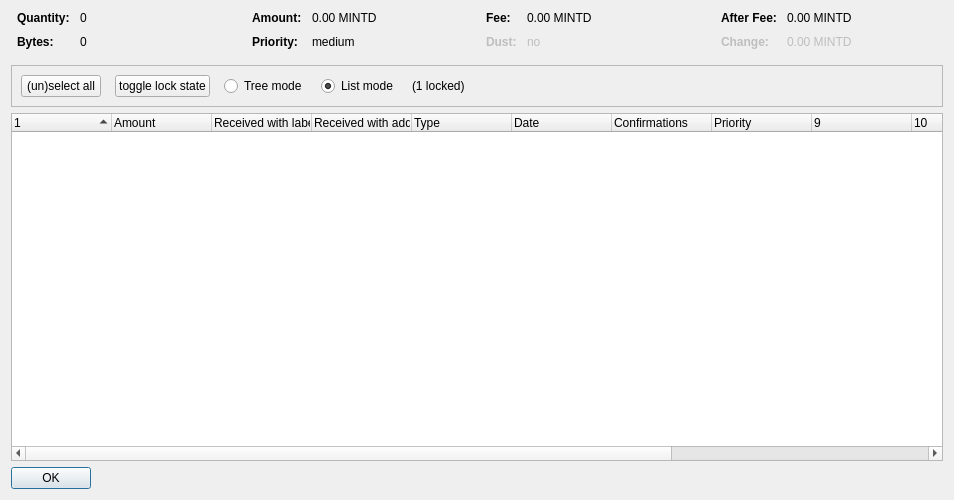
<?xml version="1.0" encoding="UTF-8"?>
<ui version="4.0">
 <class>CoinControlDialog</class>
 <widget class="QDialog" name="CoinControlDialog">
  <property name="geometry">
   <rect>
    <x>0</x>
    <y>0</y>
    <width>954</width>
    <height>500</height>
   </rect>
  </property>
  <property name="windowTitle">
   <string>Coin Selection</string>
  </property>
  <layout class="QVBoxLayout" name="verticalLayout">
   <item>
    <layout class="QHBoxLayout" name="horizontalLayoutTop" stretch="0,0,0,0">
     <property name="topMargin">
      <number>0</number>
     </property>
     <property name="bottomMargin">
      <number>10</number>
     </property>
     <item>
      <layout class="QFormLayout" name="formLayoutCoinControl1">
       <property name="horizontalSpacing">
        <number>10</number>
       </property>
       <property name="verticalSpacing">
        <number>10</number>
       </property>
       <property name="leftMargin">
        <number>6</number>
       </property>
       <property name="rightMargin">
        <number>6</number>
       </property>
       <item row="0" column="0">
        <widget class="QLabel" name="labelCoinControlQuantityText">
         <property name="font">
          <font>
           <weight>75</weight>
           <bold>true</bold>
          </font>
         </property>
         <property name="text">
          <string>Quantity:</string>
         </property>
        </widget>
       </item>
       <item row="0" column="1">
        <widget class="QLabel" name="labelCoinControlQuantity">
         <property name="cursor">
          <cursorShape>IBeamCursor</cursorShape>
         </property>
         <property name="contextMenuPolicy">
          <enum>Qt::ActionsContextMenu</enum>
         </property>
         <property name="text">
          <string notr="true">0</string>
         </property>
         <property name="textInteractionFlags">
          <set>Qt::LinksAccessibleByMouse|Qt::TextSelectableByKeyboard|Qt::TextSelectableByMouse</set>
         </property>
        </widget>
       </item>
       <item row="1" column="0">
        <widget class="QLabel" name="labelCoinControlBytesText">
         <property name="font">
          <font>
           <weight>75</weight>
           <bold>true</bold>
          </font>
         </property>
         <property name="text">
          <string>Bytes:</string>
         </property>
        </widget>
       </item>
       <item row="1" column="1">
        <widget class="QLabel" name="labelCoinControlBytes">
         <property name="cursor">
          <cursorShape>IBeamCursor</cursorShape>
         </property>
         <property name="contextMenuPolicy">
          <enum>Qt::ActionsContextMenu</enum>
         </property>
         <property name="text">
          <string notr="true">0</string>
         </property>
         <property name="textInteractionFlags">
          <set>Qt::LinksAccessibleByMouse|Qt::TextSelectableByKeyboard|Qt::TextSelectableByMouse</set>
         </property>
        </widget>
       </item>
      </layout>
     </item>
     <item>
      <layout class="QFormLayout" name="formLayoutCoinControl2">
       <property name="horizontalSpacing">
        <number>10</number>
       </property>
       <property name="verticalSpacing">
        <number>10</number>
       </property>
       <property name="leftMargin">
        <number>6</number>
       </property>
       <property name="rightMargin">
        <number>6</number>
       </property>
       <item row="0" column="0">
        <widget class="QLabel" name="labelCoinControlAmountText">
         <property name="font">
          <font>
           <weight>75</weight>
           <bold>true</bold>
          </font>
         </property>
         <property name="text">
          <string>Amount:</string>
         </property>
        </widget>
       </item>
       <item row="0" column="1">
        <widget class="QLabel" name="labelCoinControlAmount">
         <property name="cursor">
          <cursorShape>IBeamCursor</cursorShape>
         </property>
         <property name="contextMenuPolicy">
          <enum>Qt::ActionsContextMenu</enum>
         </property>
         <property name="text">
          <string notr="true">0.00 MINTD</string>
         </property>
         <property name="textInteractionFlags">
          <set>Qt::LinksAccessibleByMouse|Qt::TextSelectableByKeyboard|Qt::TextSelectableByMouse</set>
         </property>
        </widget>
       </item>
       <item row="1" column="0">
        <widget class="QLabel" name="labelCoinControlPriorityText">
         <property name="font">
          <font>
           <weight>75</weight>
           <bold>true</bold>
          </font>
         </property>
         <property name="text">
          <string>Priority:</string>
         </property>
        </widget>
       </item>
       <item row="1" column="1">
        <widget class="QLabel" name="labelCoinControlPriority">
         <property name="cursor">
          <cursorShape>IBeamCursor</cursorShape>
         </property>
         <property name="contextMenuPolicy">
          <enum>Qt::ActionsContextMenu</enum>
         </property>
         <property name="text">
          <string>medium</string>
         </property>
         <property name="textInteractionFlags">
          <set>Qt::LinksAccessibleByMouse|Qt::TextSelectableByKeyboard|Qt::TextSelectableByMouse</set>
         </property>
        </widget>
       </item>
      </layout>
     </item>
     <item>
      <layout class="QFormLayout" name="formLayoutCoinControl3">
       <property name="horizontalSpacing">
        <number>10</number>
       </property>
       <property name="verticalSpacing">
        <number>10</number>
       </property>
       <property name="leftMargin">
        <number>6</number>
       </property>
       <property name="rightMargin">
        <number>6</number>
       </property>
       <item row="0" column="0">
        <widget class="QLabel" name="labelCoinControlFeeText">
         <property name="font">
          <font>
           <weight>75</weight>
           <bold>true</bold>
          </font>
         </property>
         <property name="text">
          <string>Fee:</string>
         </property>
        </widget>
       </item>
       <item row="0" column="1">
        <widget class="QLabel" name="labelCoinControlFee">
         <property name="cursor">
          <cursorShape>IBeamCursor</cursorShape>
         </property>
         <property name="contextMenuPolicy">
          <enum>Qt::ActionsContextMenu</enum>
         </property>
         <property name="text">
          <string notr="true">0.00 MINTD</string>
         </property>
         <property name="textInteractionFlags">
          <set>Qt::LinksAccessibleByMouse|Qt::TextSelectableByKeyboard|Qt::TextSelectableByMouse</set>
         </property>
        </widget>
       </item>
       <item row="1" column="0">
        <widget class="QLabel" name="labelCoinControlLowOutputText">
         <property name="enabled">
          <bool>false</bool>
         </property>
         <property name="font">
          <font>
           <weight>75</weight>
           <bold>true</bold>
          </font>
         </property>
         <property name="text">
          <string>Dust:</string>
         </property>
        </widget>
       </item>
       <item row="1" column="1">
        <widget class="QLabel" name="labelCoinControlLowOutput">
         <property name="enabled">
          <bool>false</bool>
         </property>
         <property name="cursor">
          <cursorShape>IBeamCursor</cursorShape>
         </property>
         <property name="contextMenuPolicy">
          <enum>Qt::ActionsContextMenu</enum>
         </property>
         <property name="text">
          <string>no</string>
         </property>
         <property name="textInteractionFlags">
          <set>Qt::LinksAccessibleByMouse|Qt::TextSelectableByKeyboard|Qt::TextSelectableByMouse</set>
         </property>
        </widget>
       </item>
      </layout>
     </item>
     <item>
      <layout class="QFormLayout" name="formLayoutCoinControl4">
       <property name="horizontalSpacing">
        <number>10</number>
       </property>
       <property name="verticalSpacing">
        <number>10</number>
       </property>
       <property name="leftMargin">
        <number>6</number>
       </property>
       <property name="rightMargin">
        <number>6</number>
       </property>
       <item row="0" column="0">
        <widget class="QLabel" name="labelCoinControlAfterFeeText">
         <property name="font">
          <font>
           <weight>75</weight>
           <bold>true</bold>
          </font>
         </property>
         <property name="text">
          <string>After Fee:</string>
         </property>
        </widget>
       </item>
       <item row="0" column="1">
        <widget class="QLabel" name="labelCoinControlAfterFee">
         <property name="cursor">
          <cursorShape>IBeamCursor</cursorShape>
         </property>
         <property name="contextMenuPolicy">
          <enum>Qt::ActionsContextMenu</enum>
         </property>
         <property name="text">
          <string notr="true">0.00 MINTD</string>
         </property>
         <property name="textInteractionFlags">
          <set>Qt::LinksAccessibleByMouse|Qt::TextSelectableByKeyboard|Qt::TextSelectableByMouse</set>
         </property>
        </widget>
       </item>
       <item row="1" column="0">
        <widget class="QLabel" name="labelCoinControlChangeText">
         <property name="enabled">
          <bool>false</bool>
         </property>
         <property name="font">
          <font>
           <weight>75</weight>
           <bold>true</bold>
          </font>
         </property>
         <property name="text">
          <string>Change:</string>
         </property>
        </widget>
       </item>
       <item row="1" column="1">
        <widget class="QLabel" name="labelCoinControlChange">
         <property name="enabled">
          <bool>false</bool>
         </property>
         <property name="cursor">
          <cursorShape>IBeamCursor</cursorShape>
         </property>
         <property name="contextMenuPolicy">
          <enum>Qt::ActionsContextMenu</enum>
         </property>
         <property name="text">
          <string notr="true">0.00 MINTD</string>
         </property>
         <property name="textInteractionFlags">
          <set>Qt::LinksAccessibleByMouse|Qt::TextSelectableByKeyboard|Qt::TextSelectableByMouse</set>
         </property>
        </widget>
       </item>
      </layout>
     </item>
    </layout>
   </item>
   <item>
    <widget class="QFrame" name="frame">
     <property name="minimumSize">
      <size>
       <width>0</width>
       <height>40</height>
      </size>
     </property>
     <property name="frameShape">
      <enum>QFrame::StyledPanel</enum>
     </property>
     <property name="frameShadow">
      <enum>QFrame::Sunken</enum>
     </property>
     <layout class="QHBoxLayout" name="horizontalLayout">
      <item>
       <layout class="QHBoxLayout" name="horizontalLayoutPanel" stretch="0,0,0,0,0,0">
        <property name="spacing">
         <number>14</number>
        </property>
        <item>
         <widget class="QPushButton" name="pushButtonSelectAll">
          <property name="sizePolicy">
           <sizepolicy hsizetype="Maximum" vsizetype="Fixed">
            <horstretch>0</horstretch>
            <verstretch>0</verstretch>
           </sizepolicy>
          </property>
          <property name="text">
           <string>(un)select all</string>
          </property>
          <property name="autoDefault">
           <bool>false</bool>
          </property>
         </widget>
        </item>
        <item>
         <widget class="QPushButton" name="pushButtonToggleLock">
          <property name="sizePolicy">
           <sizepolicy hsizetype="Maximum" vsizetype="Fixed">
            <horstretch>0</horstretch>
            <verstretch>0</verstretch>
           </sizepolicy>
          </property>
          <property name="text">
           <string>toggle lock state</string>
          </property>
          <property name="autoDefault">
           <bool>false</bool>
          </property>
         </widget>
        </item>
        <item>
         <widget class="QRadioButton" name="radioTreeMode">
          <property name="sizePolicy">
           <sizepolicy hsizetype="Maximum" vsizetype="Fixed">
            <horstretch>0</horstretch>
            <verstretch>0</verstretch>
           </sizepolicy>
          </property>
          <property name="text">
           <string>Tree mode</string>
          </property>
         </widget>
        </item>
        <item>
         <widget class="QRadioButton" name="radioListMode">
          <property name="sizePolicy">
           <sizepolicy hsizetype="Maximum" vsizetype="Fixed">
            <horstretch>0</horstretch>
            <verstretch>0</verstretch>
           </sizepolicy>
          </property>
          <property name="text">
           <string>List mode</string>
          </property>
          <property name="checked">
           <bool>true</bool>
          </property>
         </widget>
        </item>
        <item>
         <widget class="QLabel" name="labelLocked">
          <property name="text">
           <string>(1 locked)</string>
          </property>
         </widget>
        </item>
        <item>
         <spacer name="horizontalSpacer">
          <property name="orientation">
           <enum>Qt::Horizontal</enum>
          </property>
          <property name="sizeHint" stdset="0">
           <size>
            <width>40</width>
            <height>20</height>
           </size>
          </property>
         </spacer>
        </item>
       </layout>
      </item>
     </layout>
    </widget>
   </item>
   <item>
    <widget class="CoinControlTreeWidget" name="treeWidget">
     <property name="contextMenuPolicy">
      <enum>Qt::CustomContextMenu</enum>
     </property>
     <property name="sortingEnabled">
      <bool>false</bool>
     </property>
     <property name="columnCount">
      <number>13</number>
     </property>
     <attribute name="headerShowSortIndicator" stdset="0">
      <bool>true</bool>
     </attribute>
     <attribute name="headerStretchLastSection">
      <bool>false</bool>
     </attribute>
     <column>
      <property name="text">
       <string/>
      </property>
     </column>
     <column>
      <property name="text">
       <string>Amount</string>
      </property>
     </column>
     <column>
      <property name="text">
       <string>Received with label</string>
      </property>
     </column>
     <column>
      <property name="text">
       <string>Received with address</string>
      </property>
     </column>
     <column>
      <property name="text">
       <string>Type</string>
      </property>
     </column>
     <column>
      <property name="text">
       <string>Date</string>
      </property>
     </column>
     <column>
      <property name="text">
       <string>Confirmations</string>
      </property>
      <property name="toolTip">
       <string>Confirmed</string>
      </property>
     </column>
     <column>
      <property name="text">
       <string>Priority</string>
      </property>
     </column>
     <column>
      <property name="text">
       <string/>
      </property>
     </column>
     <column>
      <property name="text">
       <string/>
      </property>
     </column>
     <column>
      <property name="text">
       <string/>
      </property>
     </column>
     <column>
      <property name="text">
       <string/>
      </property>
     </column>
     <column>
      <property name="text">
       <string/>
      </property>
     </column>
    </widget>
   </item>
   <item>
    <widget class="QDialogButtonBox" name="buttonBox">
     <property name="sizePolicy">
      <sizepolicy hsizetype="Maximum" vsizetype="Fixed">
       <horstretch>0</horstretch>
       <verstretch>0</verstretch>
      </sizepolicy>
     </property>
     <property name="orientation">
      <enum>Qt::Horizontal</enum>
     </property>
     <property name="standardButtons">
      <set>QDialogButtonBox::Ok</set>
     </property>
    </widget>
   </item>
  </layout>
 </widget>
 <customwidgets>
  <customwidget>
   <class>CoinControlTreeWidget</class>
   <extends>QTreeWidget</extends>
   <header>coincontroltreewidget.h</header>
  </customwidget>
 </customwidgets>
 <resources/>
 <connections/>
</ui>
